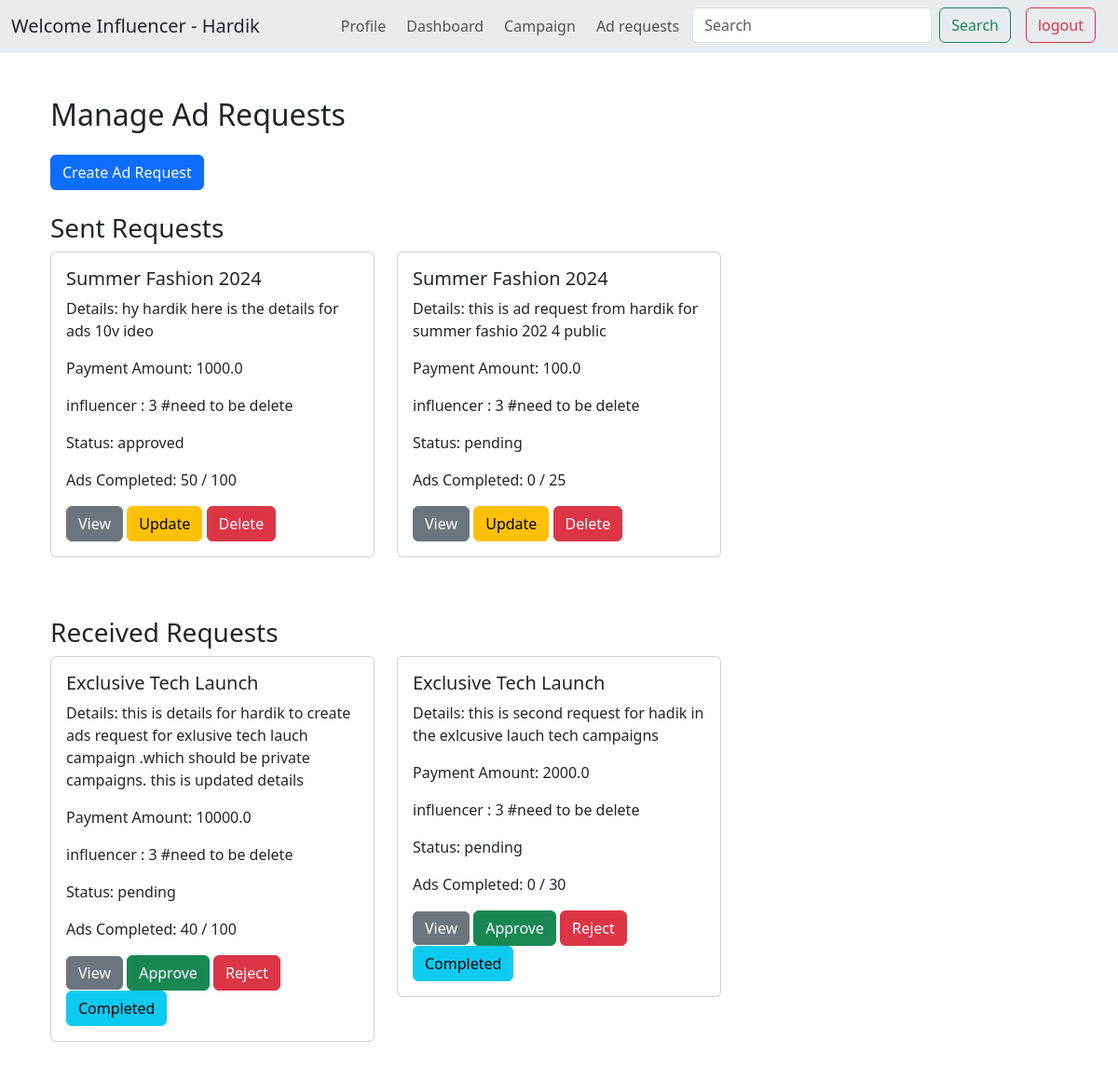
The app's page /influencer/ad-requests (signed in), older data.
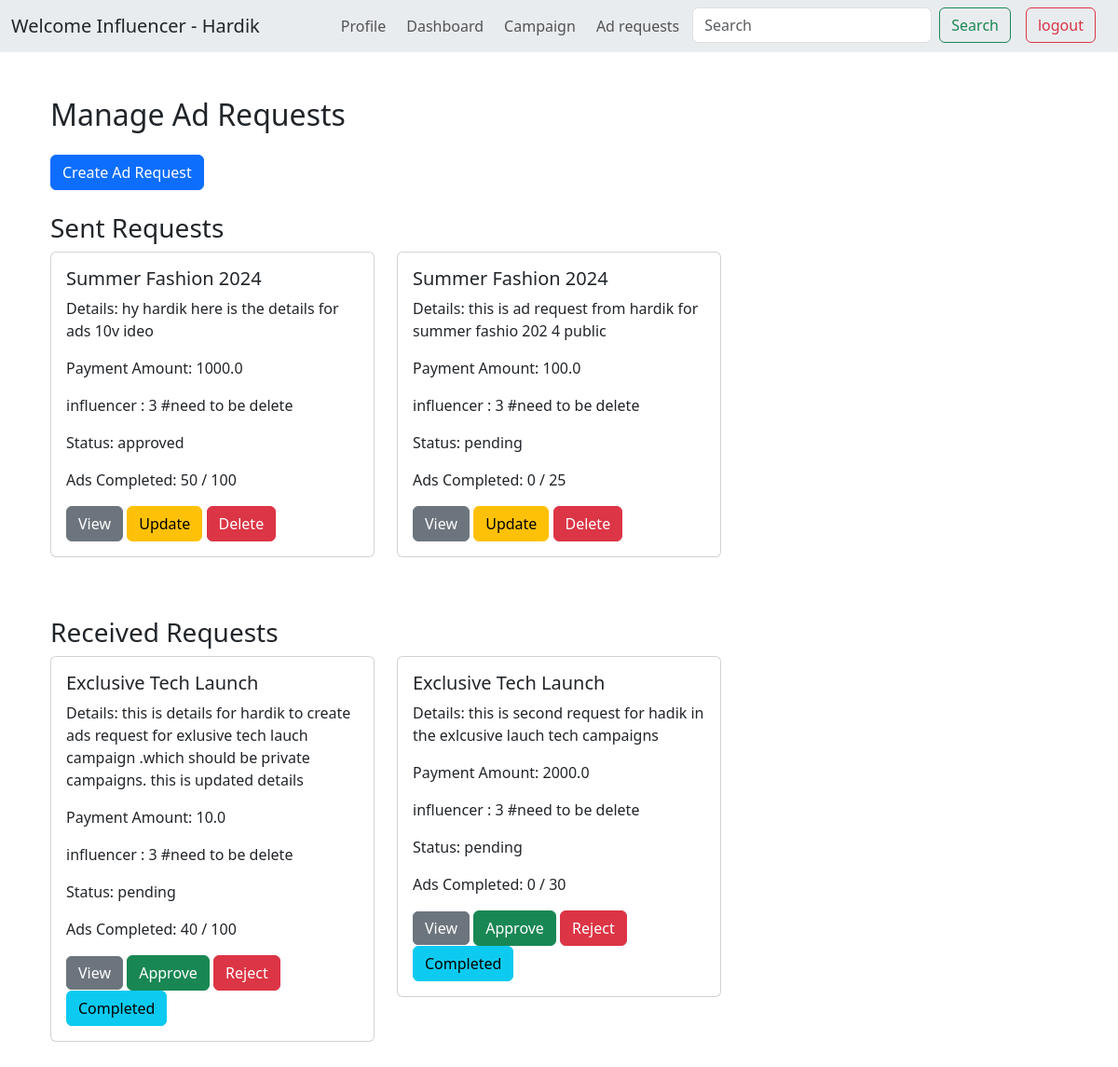
The same page, newer data.
### models.py (models this page shows, shortened)
class AdRequest(db.Model):
    __tablename__ = 'ad_requests'
    id = db.Column(db.Integer, primary_key=True)
    campaign_id = db.Column(db.Integer, db.ForeignKey('campaigns.id'), nullable=False)
    influencer_id = db.Column(db.Integer, db.ForeignKey('users.id'), nullable=False)
    sponsor_id = db.Column(db.Integer, db.ForeignKey('users.id'), nullable=False)
    details = db.Column(db.Text, nullable=True)
    ads_required = db.Column(db.Integer, nullable=False, default=1)
    ads_completed = db.Column(db.Integer, nullable=False, default=0)
    payment_amount = db.Column(db.Float, nullable=False)
    status = db.Column(db.String(50), nullable=False, default='pending')  # pending, approved, rejected, accepted, completed
    updated_at = db.Column(db.DateTime, default=datetime.utcnow, onupdate=datetime.utcnow)
    campaign = db.relationship('Campaign', back_populates='ad_requests')
    influencer = db.relationship('User', foreign_keys=[influencer_id])
    sponsor = db.relationship('User', foreign_keys=[sponsor_id])

class Campaign(db.Model):
    __tablename__ = 'campaigns'
    id = db.Column(db.Integer, primary_key=True)
    title = db.Column(db.String(200), nullable=False)
    description = db.Column(db.String(400), nullable=False)
    niche = db.Column(db.String(100), nullable=False)
    start_date = db.Column(db.Date, nullable=False)
    end_date = db.Column(db.Date, nullable=False)
    budget = db.Column(db.Float, nullable=False)
    visibility = db.Column(db.String(50), nullable=False)
    status = db.Column(db.String(50), nullable=False, default='ongoing')
    goals = db.Column(db.Text, nullable=True)
    sponsor_id = db.Column(db.Integer, db.ForeignKey('users.id'), nullable=False)
    is_flagged = db.Column(db.Boolean, default=False)
    sponsor = db.relationship('User', backref=db.backref('campaigns', lazy=True))
    ad_requests = db.relationship('AdRequest', back_populates='campaign', lazy=True)

### main.py (the view)
@app.route('/influencer/ad-requests', methods=['GET'])
def influencer_ad_requests():
    influencer_id = session['user_id']   # Fetch sent ad requests (for public campaigns)
    sent_ad_requests = AdRequest.query.join(Campaign).filter(AdRequest.influencer_id == influencer_id,
        Campaign.id == AdRequest.campaign_id, Campaign.visibility == 'public').all()
    received_ad_requests = AdRequest.query.join(Campaign).filter(AdRequest.influencer_id == influencer_id,
        Campaign.id == AdRequest.campaign_id, Campaign.visibility == 'private').all()
    public_campaigns = Campaign.query.filter_by(visibility='public').all()
    return render_template(
        '/influencer/inf_ad_request.html',
        sent_ad_requests=sent_ad_requests,
        received_ad_requests=received_ad_requests,
        public_campaigns=public_campaigns
    )

### main.py (called while the page is built)
@app.context_processor
def inject_user():
    if 'user_id' in session:
        user = User.query.get(session['user_id'])
    else:
        user = None
    return dict(current_user=user)

### templates/influencer/inf_ad_request.html (shortened to what this page needs)
{% extends 'base.html' %}
{% block content %}
<div class="container mt-5">
    <h2 class="mb-4">Manage Ad Requests</h2>
    <div class="mb-5">
        <button type="button" class="btn btn-primary mb-4" data-toggle="modal" data-target="#createPublicAdRequestModal">
            Create Ad Request
        </button>
        <h3>Sent Requests </h3>
        <div class="row">
            {% for ad_request in sent_ad_requests %}
                <div class="col-md-4 mb-3">
                    <div class="card">
                        <div class="card-body">
                            <h5 class="card-title">{{ ad_request.campaign.title }}</h5>
                            <p class="card-text">Details: {{ ad_request.details }}</p>
                            <p class="card-text">Payment Amount: {{ ad_request.payment_amount }}</p>
                            <p class="card-text"> influencer : {{ ad_request.influencer_id}}  #need to be delete </p>
                            <p class="card-text">Status: {{ ad_request.status }}</p>
                            <p class="card-text">Ads Completed: {{ ad_request.ads_completed }} / {{ ad_request.ads_required }}</p>
                            <a href="{{ url_for('inf_view_ad_request', ad_request_id=ad_request.id) }}" class="btn btn-secondary">View</a>
                            <button type="button" class="btn btn-warning" data-toggle="modal" data-target="#updatePublicAdRequestModal-{{ ad_request.id }}">
                                Update
                            </button>
                            <form method="POST" action="{{ url_for('influencer_delete_ad_request', ad_request_id=ad_request.id) }}" style="display:inline;">
                                <button type="submit" class="btn btn-danger">Delete</button>
                            </form>
                        </div>
                    </div>
                </div>
            {% endfor %}
        </div>
    </div>
    <div class="mb-5">
        <h3>Received Requests </h3>
        <div class="row">
            {% for ad_request in received_ad_requests %}
                <div class="col-md-4 mb-3">
                    <div class="card">
                        <div class="card-body">
                            <h5 class="card-title">{{ ad_request.campaign.title }}</h5>
                            <p class="card-text">Details: {{ ad_request.details }}</p>
                            <p class="card-text">Payment Amount: {{ ad_request.payment_amount }}</p>
                            <p class="card-text"> influencer : {{ ad_request.influencer_id}}   #need to be delete  </p>
                            <p class="card-text">Status: {{ ad_request.status }}</p>
                            <p class="card-text">Ads Completed: {{ ad_request.ads_completed }} / {{ ad_request.ads_required }}</p>
                            <a href="{{ url_for('inf_view_ad_request', ad_request_id=ad_request.id) }}" class="btn btn-secondary" style="display:inline;">View</a>
                            <form method="POST" action="{{ url_for('influencer_update_ad_request', ad_request_id=ad_request.id) }}" style="display:inline;">
                                <button type="submit" class="btn btn-success">Approve</button>
                            </form>
                            <form method="POST" action="{{ url_for('influencer_update_ad_request', ad_request_id=ad_request.id) }}" style="display:inline;">
                                <button type="submit" class="btn btn-danger">Reject</button>
                            </form>
                            <form method="POST" action="{{ url_for('influencer_update_ad_request', ad_request_id=ad_request.id) }}" style="display:inline;">
                                <button type="submit" class="btn btn-info">Completed</button>
                            </form>
                        </div>
                    </div>
                </div>
            {% endfor %}
        </div>
    </div>
</div>
{% endblock %}

Row changes from the older to the newer data that the page shows:
changed AdRequest (number 3 of 4 on the later page): payment_amount "10000.0" → "10.0"
